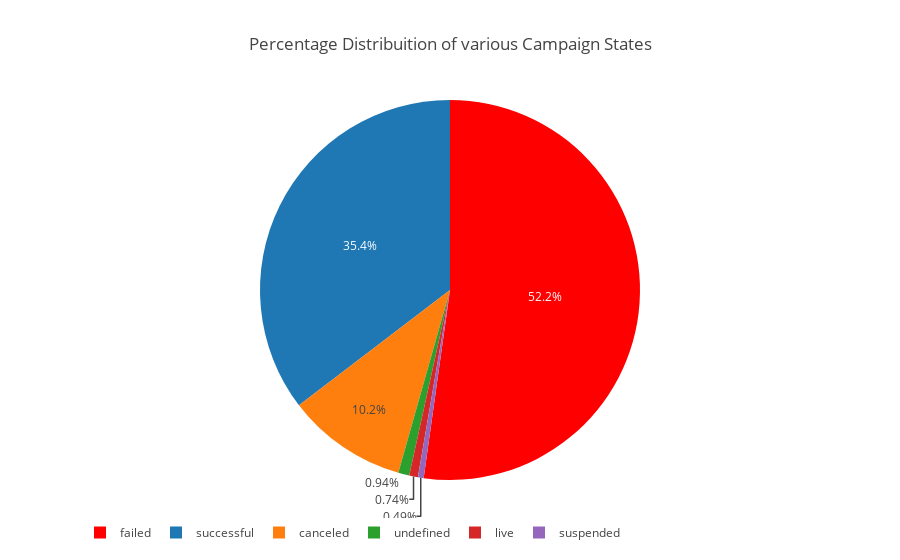

The notebook cell this image was saved under:
### Code cell
# Plotting the pie chart for that
campaign_state = round(df["state"].value_counts() / len(df["state"]) * 100,2)

labels = list(campaign_state.index)
values = list(campaign_state.values)

trace1 = go.Pie(labels=labels, values=values, marker=dict(colors=['red']))

layout = go.Layout(title='Percentage Distribuition of various Campaign States', legend=dict(orientation="h"));

fig = go.Figure(data=[trace1], layout=layout)
iplot(fig)

### Figure 1 — Plotly figure (JSON) as saved in the notebook; plotly's stock layout.template omitted (floating-point values rounded to 4 significant figures)
{"data": [{"labels": ["failed", "successful", "canceled", "undefined", "live", "suspended"], "marker": {"colors": ["red"]}, "type": "pie", "uid": "7d682202-8543-49cb-a977-9b1e5b40c2f6", "values": [52.22, 35.38, 10.24, 0.94, 0.74, 0.49]}], "layout": {"legend": {"orientation": "h"}, "title": "Percentage Distribuition of various Campaign States"}}
